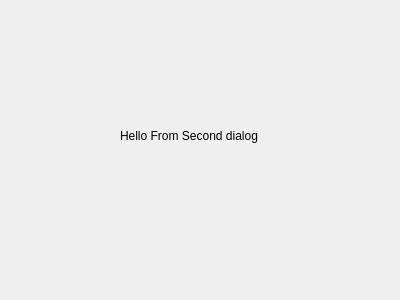
<?xml version="1.0" encoding="UTF-8"?>
<ui version="4.0">
 <class>SecDialog</class>
 <widget class="QDialog" name="SecDialog">
  <property name="geometry">
   <rect>
    <x>0</x>
    <y>0</y>
    <width>400</width>
    <height>300</height>
   </rect>
  </property>
  <property name="windowTitle">
   <string>Dialog</string>
  </property>
  <widget class="QLabel" name="label">
   <property name="geometry">
    <rect>
     <x>120</x>
     <y>90</y>
     <width>171</width>
     <height>91</height>
    </rect>
   </property>
   <property name="text">
    <string>Hello From Second dialog</string>
   </property>
  </widget>
 </widget>
 <resources/>
 <connections/>
</ui>
